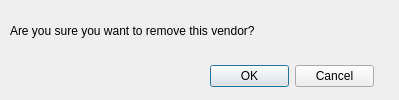
<?xml version="1.0" encoding="UTF-8"?>
<ui version="4.0">
 <class>dialog_remove</class>
 <widget class="QDialog" name="dialog_remove">
  <property name="geometry">
   <rect>
    <x>0</x>
    <y>0</y>
    <width>399</width>
    <height>100</height>
   </rect>
  </property>
  <property name="windowTitle">
   <string>Remove Vendor</string>
  </property>
  <widget class="QLabel" name="label">
   <property name="geometry">
    <rect>
     <x>10</x>
     <y>10</y>
     <width>371</width>
     <height>41</height>
    </rect>
   </property>
   <property name="text">
    <string>Are you sure you want to remove this vendor?</string>
   </property>
  </widget>
  <widget class="QDialogButtonBox" name="buttonBox">
   <property name="geometry">
    <rect>
     <x>210</x>
     <y>60</y>
     <width>164</width>
     <height>32</height>
    </rect>
   </property>
   <property name="standardButtons">
    <set>QDialogButtonBox::Cancel|QDialogButtonBox::Ok</set>
   </property>
  </widget>
 </widget>
 <resources/>
 <connections/>
</ui>
